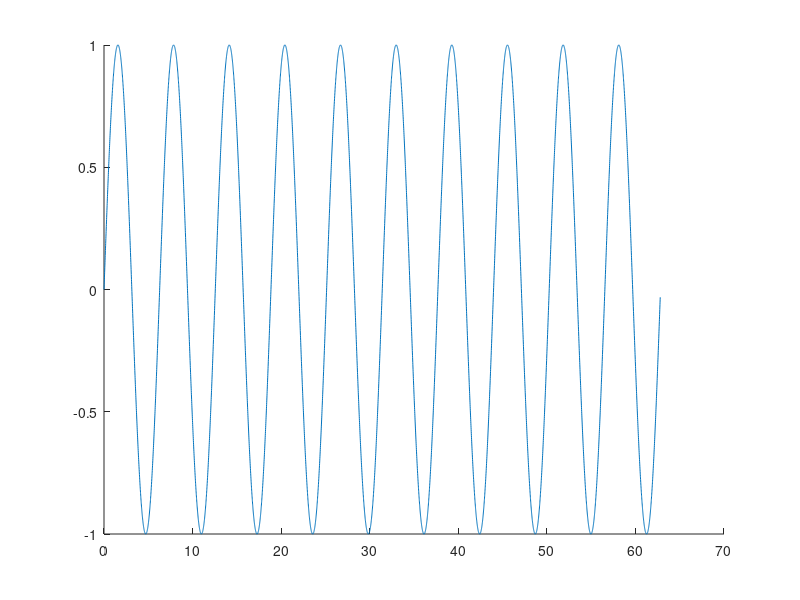

MATLAB code for this plot: (Note: this script raises an error after producing the figure.)
% function d_phase = phase_difference(x,y)
% d_phase = phase_difference(x,y)
% Measures the phase difference between two signals in ???

omega = 1;
T = 0.01;
N = 10*floor(2*pi/T);
n = 0:N;
t = n*T;
x = sin(omega*t);
y = sin(omega*t + pi);

phase = @(x,y) (acos(dot(x,y) ./ (dot(x,x)*dot(y,y))));

hold on
plot(t,x)
plot(t,env)
hold off
% end